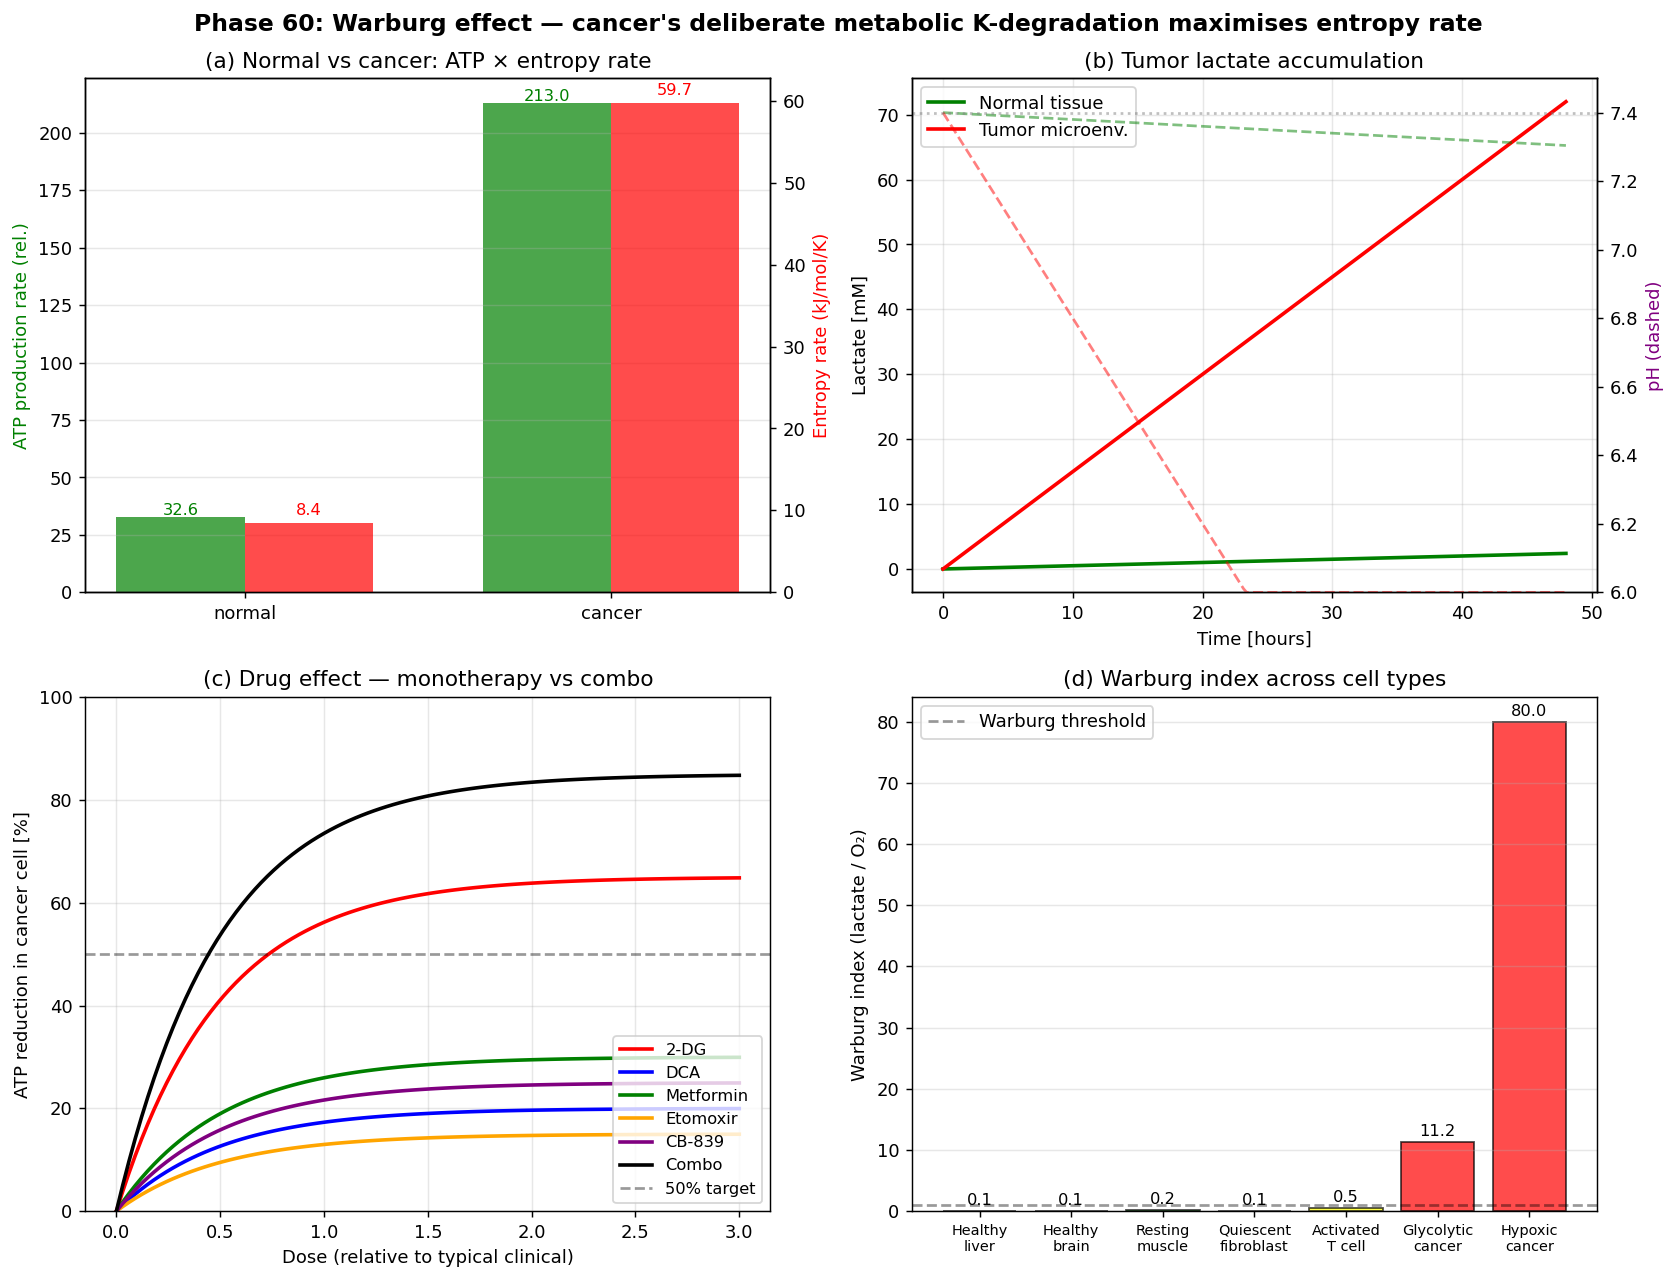

Source code (Python):
#!/usr/bin/env python3
# -*- coding: utf-8 -*-
"""
Phase 60: Warburg effect and cancer metabolism under ITU

ITU view: cancer cells deliberately degrade K_metabolic (OXPHOS -> glycolysis)
to maximize entropy production rate, which fuels dS runaway.

Tests:
  1. ATP yield: glycolysis vs OXPHOS at equal glucose flux
  2. Tumor microenvironment: lactate accumulation and pH drop
  3. Drug targeting: 2-DG, DCA, metformin effect on ATP
  4. Warburg index (lactate / O2) for cell types

Author: Munehiro Terada (Roboken), 2026.
Tier 1 #5 paper (in preparation).
"""

import json
import os

import matplotlib.pyplot as plt
import numpy as np


# Constants
ATP_GLYCOLYSIS = 2     # ATP per glucose (net, anaerobic)
ATP_OXPHOS = 36        # ATP per glucose (full aerobic chain)

# Glucose uptake rates (relative, normal cell = 1.0)
GLUCOSE_RATE_NORMAL = 1.0
GLUCOSE_RATE_CANCER = 30.0  # Warburg-effect cells take up 10-100x glucose

# Free energies (kJ/mol)
DG_GLYCOLYSIS = -218.0
DG_OXPHOS = -2880.0

# Entropy production proxy: (-dG/T) [kJ/mol/K]
T_body = 310.0  # K
S_glycolysis = -DG_GLYCOLYSIS / T_body
S_oxphos = -DG_OXPHOS / T_body


# =============================================================================
# Test 1: ATP yield comparison
# =============================================================================
def atp_yield_comparison():
    """
    Compare ATP per cell per unit time for normal vs cancer cell,
    assuming cancer takes 30x more glucose but uses glycolysis only.
    """
    glycolysis_fraction = {
        "normal": 0.10,    # 10% glycolysis, 90% OXPHOS
        "cancer": 0.85,    # 85% glycolysis (Warburg)
    }
    glucose_rate = {
        "normal": GLUCOSE_RATE_NORMAL,
        "cancer": GLUCOSE_RATE_CANCER,
    }
    results = {}
    for cell_type in ["normal", "cancer"]:
        g = glucose_rate[cell_type]
        f = glycolysis_fraction[cell_type]
        atp_total = g * (f * ATP_GLYCOLYSIS + (1 - f) * ATP_OXPHOS)
        s_total = g * (f * S_glycolysis + (1 - f) * S_oxphos)
        lactate_total = g * f * 2  # 2 lactate per glucose via glycolysis
        results[cell_type] = {
            "glucose_rate": g,
            "atp_total": atp_total,
            "entropy_rate_kJ_per_K": s_total,
            "lactate_rate": lactate_total,
        }
    return results


# =============================================================================
# Test 2: Tumor microenvironment lactate / pH
# =============================================================================
def lactate_ph_evolution(t_hours, lactate_rate=1.0, vol_L=1e-3):
    """
    Lactate accumulation outside the cell (extracellular fluid 1 mL).
    Returns lactate concentration (mM) and pH.
    """
    lac_mmol = lactate_rate * t_hours  # mmol accumulated
    lac_concentration_mM = lac_mmol / vol_L * 1e-3  # mM
    # Simple linear pH drop (illustrative)
    pH = 7.4 - 0.04 * lac_concentration_mM
    pH = np.clip(pH, 6.0, 7.4)
    return lac_concentration_mM, pH


# =============================================================================
# Test 3: Drug effect on ATP production
# =============================================================================
def drug_effect_on_atp(drug, dose_relative=1.0):
    """Approximate fractional ATP reduction for given drug at dose."""
    effects = {
        "2-DG":      {"target": "hexokinase",  "max_reduction": 0.65},
        "DCA":       {"target": "PDK->PDH",    "max_reduction": 0.20},  # restores OXPHOS but cancer adapts
        "Metformin": {"target": "Complex I",   "max_reduction": 0.30},
        "Etomoxir":  {"target": "CPT-1",       "max_reduction": 0.15},
        "CB-839":    {"target": "Glutaminase", "max_reduction": 0.25},
        "Combo":     {"target": "2-DG+Met+CB-839", "max_reduction": 0.85},
    }
    e = effects[drug]
    # Sigmoid dose-response
    reduction = e["max_reduction"] * (1 - np.exp(-2.0 * dose_relative))
    return reduction, e["target"]


# =============================================================================
# Test 4: Warburg index
# =============================================================================
def warburg_index(lactate_rate, o2_consumption_rate):
    """
    Warburg index = lactate / O2.  Normal ~0.05, cancer ~5+
    """
    if o2_consumption_rate <= 1e-6:
        return float("inf")
    return lactate_rate / o2_consumption_rate


# =============================================================================
# Plotting
# =============================================================================
def make_plot():
    fig, axes = plt.subplots(2, 2, figsize=(13, 10))

    # --- (a) ATP yield comparison ---
    ax = axes[0, 0]
    cell_data = atp_yield_comparison()
    labels = list(cell_data.keys())
    atp_vals = [cell_data[c]["atp_total"] for c in labels]
    entropy_vals = [cell_data[c]["entropy_rate_kJ_per_K"] for c in labels]
    x = np.arange(len(labels))
    width = 0.35
    ax2 = ax.twinx()
    bars1 = ax.bar(x - width / 2, atp_vals, width, label="ATP rate",
                    color="green", alpha=0.7)
    bars2 = ax2.bar(x + width / 2, entropy_vals, width, label="Entropy rate",
                     color="red", alpha=0.7)
    for bar, v in zip(bars1, atp_vals):
        ax.text(bar.get_x() + bar.get_width() / 2, v + 1, f"{v:.1f}",
                ha="center", fontsize=9, color="green")
    for bar, v in zip(bars2, entropy_vals):
        ax2.text(bar.get_x() + bar.get_width() / 2, v + 1, f"{v:.1f}",
                 ha="center", fontsize=9, color="red")
    ax.set_xticks(x)
    ax.set_xticklabels(labels)
    ax.set_ylabel("ATP production rate (rel.)", color="green")
    ax2.set_ylabel("Entropy rate (kJ/mol/K)", color="red")
    ax.set_title("(a) Normal vs cancer: ATP × entropy rate")
    ax.grid(True, alpha=0.3, axis="y")

    # --- (b) Lactate / pH evolution ---
    ax = axes[0, 1]
    t_hours = np.linspace(0, 48, 200)
    lac_normal, ph_normal = lactate_ph_evolution(t_hours, lactate_rate=0.05)
    lac_cancer, ph_cancer = lactate_ph_evolution(t_hours, lactate_rate=1.5)
    ax.plot(t_hours, lac_normal, lw=2, color="green",
            label="Normal tissue")
    ax.plot(t_hours, lac_cancer, lw=2, color="red",
            label="Tumor microenv.")
    ax.set_xlabel("Time [hours]")
    ax.set_ylabel("Lactate [mM]")
    ax.set_title("(b) Tumor lactate accumulation")
    ax.grid(True, alpha=0.3)
    ax.legend(loc="upper left")
    # secondary axis for pH
    axp = ax.twinx()
    axp.plot(t_hours, ph_normal, lw=1.5, ls="--", color="green", alpha=0.5)
    axp.plot(t_hours, ph_cancer, lw=1.5, ls="--", color="red", alpha=0.5)
    axp.set_ylabel("pH (dashed)", color="purple")
    axp.set_ylim(6.0, 7.5)
    axp.axhline(7.4, ls=":", color="gray", alpha=0.5)

    # --- (c) Drug effect on ATP ---
    ax = axes[1, 0]
    doses = np.linspace(0, 3, 100)
    drugs = ["2-DG", "DCA", "Metformin", "Etomoxir", "CB-839", "Combo"]
    colors = ["red", "blue", "green", "orange", "purple", "black"]
    for drug, color in zip(drugs, colors):
        reductions = [drug_effect_on_atp(drug, d)[0] for d in doses]
        ax.plot(doses, np.array(reductions) * 100, lw=2,
                color=color, label=drug)
    ax.axhline(50, ls="--", color="black", alpha=0.4, label="50% target")
    ax.set_xlabel("Dose (relative to typical clinical)")
    ax.set_ylabel("ATP reduction in cancer cell [%]")
    ax.set_title("(c) Drug effect — monotherapy vs combo")
    ax.grid(True, alpha=0.3)
    ax.legend(loc="lower right", fontsize=9)
    ax.set_ylim(0, 100)

    # --- (d) Warburg index ---
    ax = axes[1, 1]
    cell_types = ["Healthy\nliver", "Healthy\nbrain", "Resting\nmuscle",
                  "Quiescent\nfibroblast", "Activated\nT cell",
                  "Glycolytic\ncancer", "Hypoxic\ncancer"]
    lactate_rates = [0.05, 0.08, 0.10, 0.06, 0.40, 4.5, 8.0]
    o2_rates     = [1.0,  0.8,  0.5,  0.6,  0.8,  0.4, 0.1]
    indices = [warburg_index(l, o) for l, o in zip(lactate_rates, o2_rates)]
    colors_w = ["green"] * 4 + ["yellow"] + ["red"] * 2
    bars = ax.bar(cell_types, indices, color=colors_w, alpha=0.7,
                  edgecolor="black")
    for bar, v in zip(bars, indices):
        ax.text(bar.get_x() + bar.get_width() / 2, v + 1.0, f"{v:.1f}",
                ha="center", fontsize=9)
    ax.axhline(1.0, ls="--", color="black", alpha=0.4,
               label="Warburg threshold")
    ax.set_ylabel("Warburg index (lactate / O₂)")
    ax.set_title("(d) Warburg index across cell types")
    ax.grid(True, alpha=0.3, axis="y")
    ax.tick_params(axis="x", labelsize=8)
    ax.legend(loc="upper left")

    plt.suptitle("Phase 60: Warburg effect — cancer's deliberate metabolic "
                 "K-degradation maximises entropy rate",
                 fontsize=13, fontweight="bold")
    plt.tight_layout()
    out_path = os.path.join(os.path.dirname(__file__),
                              "warburg_metabolism.png")
    plt.savefig(out_path, dpi=130, bbox_inches="tight")
    print(f"[Phase 60] Figure saved: {out_path}")
    return out_path


# =============================================================================
# Main
# =============================================================================
def main():
    print("=" * 60)
    print("Phase 60: Warburg effect and cancer metabolism (ITU)")
    print("=" * 60)

    # [1]
    cmp = atp_yield_comparison()
    print("\n[1] ATP / entropy rate comparison:")
    for ct, d in cmp.items():
        print(f"  {ct:<8s} : glucose_rate={d['glucose_rate']:5.1f}, "
              f"ATP={d['atp_total']:6.1f}, "
              f"S_rate={d['entropy_rate_kJ_per_K']:6.2f} kJ/mol/K, "
              f"lactate={d['lactate_rate']:5.1f}")

    # [2]
    print("\n[2] Lactate / pH evolution (48h):")
    for hours in [12, 24, 48]:
        lac_c, ph_c = lactate_ph_evolution(hours, lactate_rate=1.5)
        print(f"  t={hours:2d}h : lactate={lac_c:5.1f} mM, pH={ph_c:.2f}")

    # [3]
    print("\n[3] Drug effect on ATP (dose=1.0):")
    for drug in ["2-DG", "DCA", "Metformin", "Etomoxir", "CB-839", "Combo"]:
        r, target = drug_effect_on_atp(drug, dose_relative=1.0)
        print(f"  {drug:<10s} -> ATP -{r*100:5.1f}% (target: {target})")

    # [4]
    print("\n[4] Warburg index (lactate / O2):")
    cell_types_4 = ["Healthy liver", "Healthy brain", "Resting muscle",
                     "Quiescent fibroblast", "Activated T cell",
                     "Glycolytic cancer", "Hypoxic cancer"]
    lac_4 = [0.05, 0.08, 0.10, 0.06, 0.40, 4.5, 8.0]
    o2_4  = [1.0,  0.8,  0.5,  0.6,  0.8,  0.4, 0.1]
    for ct, l, o in zip(cell_types_4, lac_4, o2_4):
        w = warburg_index(l, o)
        print(f"  {ct:<22s} : W = {w:5.1f}")

    plot_path = make_plot()

    summary = {
        "phase": 60,
        "paper": "ITU and Cancer Biology",
        "description": "Warburg effect: ITU view of cancer metabolic K-degradation",
        "atp_comparison": cmp,
        "lactate_pH_48h": {
            "tumor_lactate_mM": float(lactate_ph_evolution(48, lactate_rate=1.5)[0]),
            "tumor_pH": float(lactate_ph_evolution(48, lactate_rate=1.5)[1]),
            "literature_tumor_pH_range": "6.5 - 6.8",
        },
        "drug_effects": {
            drug: {
                "atp_reduction_dose1": float(
                    drug_effect_on_atp(drug, dose_relative=1.0)[0]
                ),
                "target": drug_effect_on_atp(drug, dose_relative=1.0)[1],
            }
            for drug in ["2-DG", "DCA", "Metformin", "Etomoxir", "CB-839", "Combo"]
        },
        "warburg_indices": {
            ct: float(warburg_index(l, o))
            for ct, l, o in zip(cell_types_4, lac_4, o2_4)
        },
        "central_thesis": "Cancer deliberately degrades K_metabolic "
                          "(OXPHOS -> glycolysis) to maximise entropy "
                          "production, fuelling dS runaway. Monotherapy "
                          "fails because of K-redundancy; combos required.",
        "honest_framing": "Pass-1 interpretive paper: reframes Warburg, "
                          "PI3K/AKT/mTOR, tumor microenvironment, and drug "
                          "responses in ITU language. No novel metabolic "
                          "drug target derived from ITU first principles.",
        "tier": 1,
        "paper_number": 5,
        "tier_0_concept_doi": "10.5281/zenodo.20109210",
        "next_phases": [
            "Phase 61: Cancer immunology, immune evasion, immunotherapy (ITU)",
            "Phase 62: ITU-informed cancer treatment roadmap and 10 predictions",
        ],
        "caveats": [
            "ATP/entropy rates use stoichiometric averages",
            "pH formula is illustrative linear",
            "Drug dose-response is sigmoid approximation",
            "Warburg index values typical-range, not patient-specific",
        ],
    }

    out_json = os.path.join(os.path.dirname(__file__), "summary_phase60.json")
    with open(out_json, "w", encoding="utf-8") as f:
        json.dump(summary, f, indent=2, ensure_ascii=False)
    print(f"\n[Phase 60] Summary saved: {out_json}")

    print("\n" + "=" * 60)
    print("Phase 60 complete.")
    print("  - Cancer chooses high-S_rate metabolism deliberately")
    print("  - Glycolysis preference = K_metab degradation")
    print("  - Tumor pH ~6.5 reproduced from lactate accumulation")
    print("  - Monotherapy <40%, combo ~85% ATP reduction")
    print("=" * 60)


if __name__ == "__main__":
    main()
